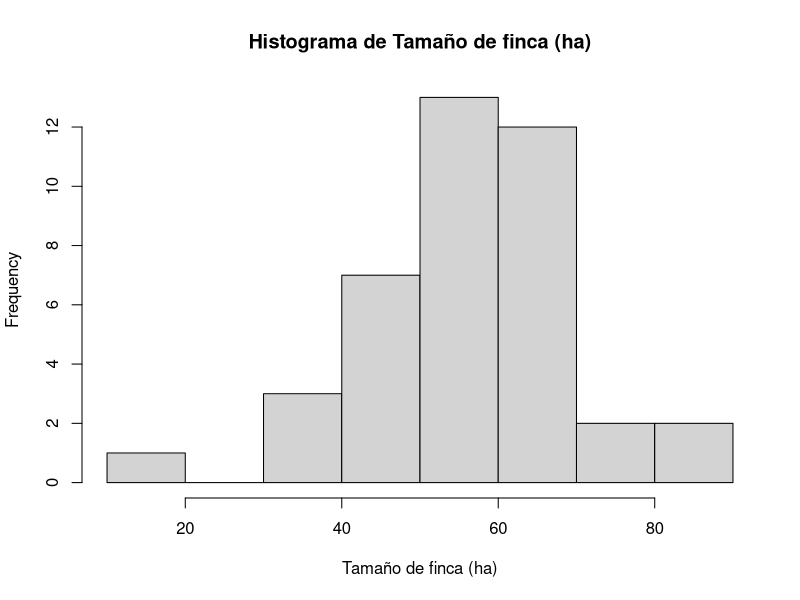

The R script that drew this image:
####  Scripts para curso de Metodos estadisticos en la investigacion agricola
####  Universidad Nacional de Colombia - Palmira
####  Jeferson Rodriguez-Espinoza 2019
####  https://github.com/jrodriguez88
####
#### 1. Estadistica Descriptiva

## Cargar paquetes!! se deben instalar ----> install.packages("tidyverse")
library(tidyverse)

## Leer datos
#data <- read.table("clipboard", header=F) 
data <- read_csv("data.csv")

## Definir titulos y labels
variable <- "Tamaño de finca (ha)"
titulo <- paste0("Analisis descriptivo y de frecuencias para ", variable)
var <- names(data)

## Tabla de frecuencias
tab_frecuencias <- data %>% group_by_at(1) %>% arrange_at(1) %>% 
    mutate(Frecuencia = n()) %>% distinct() %>% ungroup() %>%
    mutate(Porcentaje = 100*Frecuencia/nrow(data),
           Frecuencia_acumulada = cumsum(Frecuencia),
           Porcentaje_acumulado = cumsum(Porcentaje))

## Histograma de frecuencias
hist(data[[1]], xlab = variable, main = (paste0("Histograma de ", variable)))



## Estadisticos
moda <- function(data){ 
    unique(data)[which.max(tabulate(match(data, unique(data))))]
}
summary(data)

data %>%
    summarise_at(1, funs(n(), mean, median, moda, min, max, sum, sd, var)) %>%
    mutate(coef_var = sd/mean,
           rango = max-min)

## pueba T
t.test(data[[1]])

## Test Normalidad
shapiro.test(data[[1]])
nortest::lillie.test(data[[1]])
